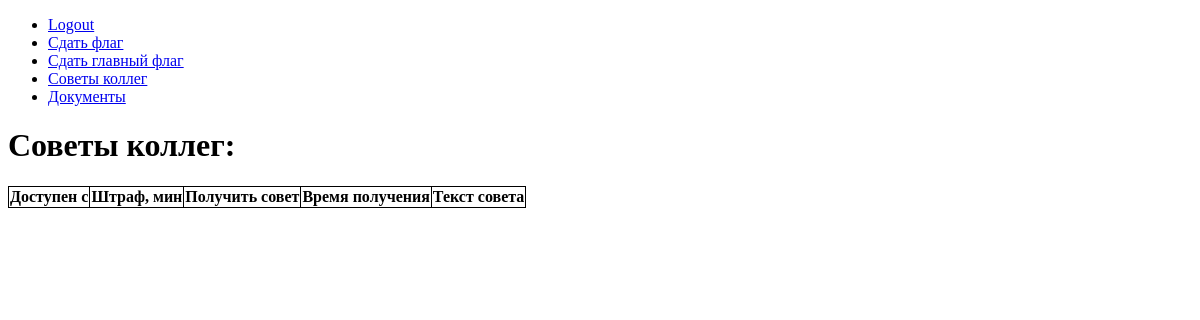
Before: /turnir/advice/ (signed in) with the older database file.
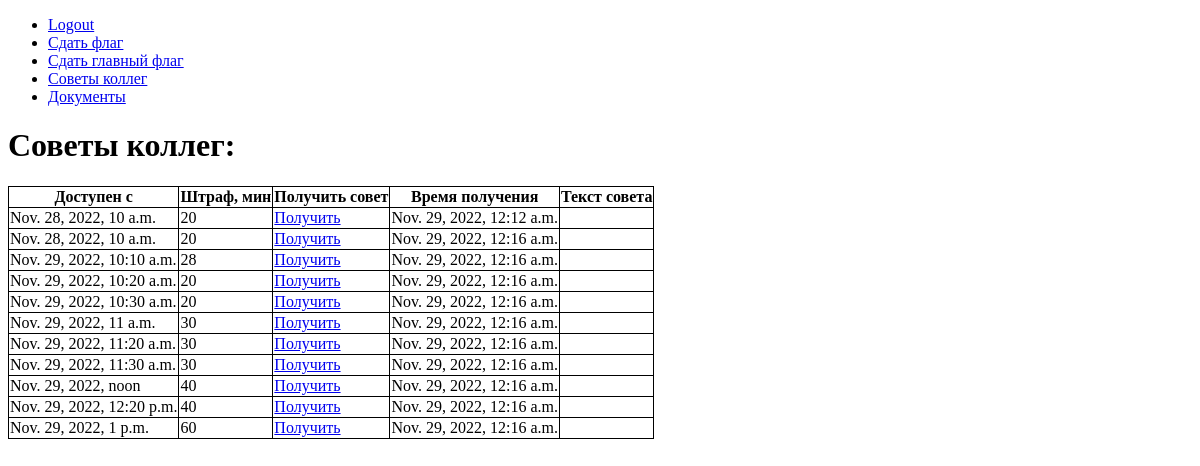
After: the same page with the newer database file.
### turnir/models.py (models this page shows, shortened)
class UserAdvice(models.Model):
    id = models.AutoField(primary_key=True)
    advice_id = models.ForeignKey(Advice, on_delete=models.CASCADE, )
    user_id = models.ForeignKey(User, on_delete=models.CASCADE, )
    showed = models.BooleanField(help_text='Has showed', default=False)
    notneed = models.BooleanField(help_text='Not need advice', default=False)
    take_time = models.DateTimeField(help_text='Time of taking advice')

class Advice(models.Model):
    id = models.AutoField(primary_key=True)
    order = models.IntegerField(help_text='Order of advice')
    description = models.CharField(max_length=500, help_text='Enter flag descr')
    showtime = models.DateTimeField(help_text='Time to show')
    penalty = models.IntegerField(help_text='Penalty for advice')
    class Meta:
        ordering = ['order']

### turnir/views.py (the view)
# urls.py: path('advice/', views.advice, name='advice'),
def advice(request):
    advices = UserAdvice.objects.filter(user_id=request.user.id).values()
    for e in advices:
        adv = Advice.objects.filter(id=e['advice_id_id']).values()[0]
        e['description'] = adv['description']
        if not e['showed'] and not e['notneed']:
            e['description'] = ''
        e['showtime'] = adv['showtime']
        e['may_take'] = e['showtime'] < timezone.make_aware(datetime.datetime.now(), timezone.get_default_timezone()) and not e['showed'] and not e['notneed']
        e['penalty'] = adv['penalty']
    context = {
        'advices': advices,
    }
    return render(request, 'advice.html', context=context)

### templates/advice.html
{% extends "base_generic.html" %}
{% block content %}
    {% load static %}
    <h1>Советы коллег:</h1>
    <table>
        <thead>
            <th>Доступен с</th>
            <th>Штраф, мин</th>
            <th>Получить совет</th>
            <th>Время получения</th>
            <th>Текст совета</th>
        </thead>
        {% for x in advices %}
            <tr>
            <td>{{ x.showtime }}</td>
            <td>{{ x.penalty }}</td>
            <td>{% if x.notneed %}
                Не пригодится)
                {% elif x.may_take %}
                <a href="take/{{ x.id }}">Получить</a>
                {% endif %}
            </td>
            <td>{{ x.take_time }}</td>
            <td>{{ x.description }}</td>
            </tr>
        {% endfor %}
    </table>
{% endblock %}
{% block sidebar %}
    {% load static %}
    <ul>
        <li><a href="{% url 'logout' %}">Logout</a></li>
        <li>
            <a href="{% url 'index' %}">Сдать флаг</a>
        </li>
        <li>
            <a href="{% url 'mainkey' %}">Сдать главный флаг</a>
        </li>
        <li>
            <a href="{% url 'advice' %}">Советы коллег</a>
        </li>
         <li>
            <a href="{% url 'docs' %}">Документы</a>
        </li>
    </ul>
{% endblock %}

### templates/base_generic.html (shortened to what this page needs)
<!DOCTYPE html>
<html lang="en">
<head>
    {% load static %}
    <link rel="stylesheet" href="{% static 'css/style.css' %}">
</head>
<body>
    {% block sidebar %}{% endblock %}
    {% block content %}{% endblock %}
</body>
</html>

### turnir/static/css/style.css (style rules this page uses)
table, th, td { border: 1px solid black; border-collapse: collapse; }

Changed rows visible on the page:
added UserAdvice: showtime "Nov. 28, 2022, 10 a.m.", penalty "20", take_time "Nov. 29, 2022, 12:12 a.m."
added UserAdvice: showtime "Nov. 28, 2022, 10 a.m.", penalty "20", take_time "Nov. 29, 2022, 12:16 a.m."
added UserAdvice: showtime "Nov. 29, 2022, 10:10 a.m.", penalty "28", take_time "Nov. 29, 2022, 12:16 a.m."
added UserAdvice: showtime "Nov. 29, 2022, 10:20 a.m.", penalty "20", take_time "Nov. 29, 2022, 12:16 a.m."
added UserAdvice: showtime "Nov. 29, 2022, 10:30 a.m.", penalty "20", take_time "Nov. 29, 2022, 12:16 a.m."
added UserAdvice: showtime "Nov. 29, 2022, 11 a.m.", penalty "30", take_time "Nov. 29, 2022, 12:16 a.m."
added UserAdvice: showtime "Nov. 29, 2022, 11:20 a.m.", penalty "30", take_time "Nov. 29, 2022, 12:16 a.m."
added UserAdvice: showtime "Nov. 29, 2022, 11:30 a.m.", penalty "30", take_time "Nov. 29, 2022, 12:16 a.m."
added UserAdvice: showtime "Nov. 29, 2022, noon", penalty "40", take_time "Nov. 29, 2022, 12:16 a.m."
added UserAdvice: showtime "Nov. 29, 2022, 12:20 p.m.", penalty "40", take_time "Nov. 29, 2022, 12:16 a.m."
added UserAdvice: showtime "Nov. 29, 2022, 1 p.m.", penalty "60", take_time "Nov. 29, 2022, 12:16 a.m."
